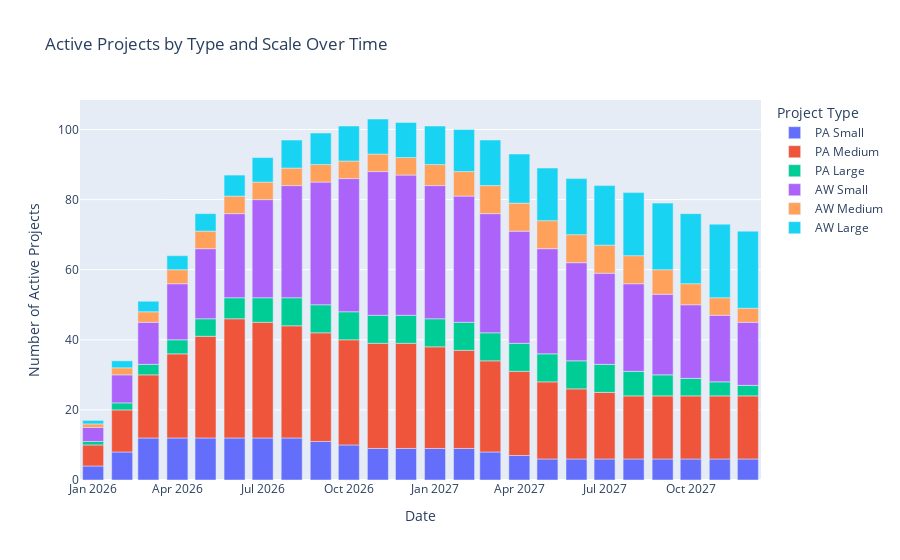

The code cell stored with this chart in its notebook:
### Code cell
import plotly.express as px

# --- Plot 2: Active Projects by Type and Scale ---

# Select the columns that represent the active project counts
active_project_columns = [
    "PA Small", "PA Medium", "PA Large",
    "AW Small", "AW Medium", "AW Large"
]

# Create the stacked bar chart
fig_projects = px.bar(
    simulation_df,
    x='Date',
    y=active_project_columns,
    title='Active Projects by Type and Scale Over Time',
    labels={'value': 'Number of Active Projects', 'variable': 'Project Type'}
)

# Show the plot
fig_projects.show()
